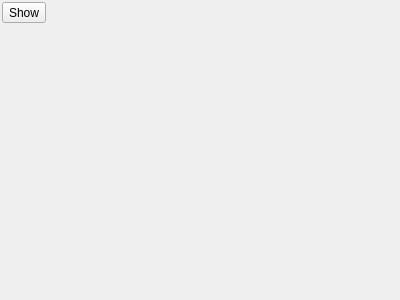
<?xml version="1.0" encoding="UTF-8"?>
<ui version="4.0">
 <class>Preview</class>
 <widget class="QWidget" name="Preview">
  <property name="geometry">
   <rect>
    <x>0</x>
    <y>0</y>
    <width>400</width>
    <height>300</height>
   </rect>
  </property>
  <property name="windowTitle">
   <string>Preview</string>
  </property>
  <property name="windowIcon">
   <iconset resource="../../../res/WorldEditor.qrc">
    <normaloff>:/Style/styles/dark/icons/gamepad.png</normaloff>:/Style/styles/dark/icons/gamepad.png</iconset>
  </property>
  <layout class="QVBoxLayout" name="verticalLayout">
   <property name="spacing">
    <number>2</number>
   </property>
   <property name="leftMargin">
    <number>2</number>
   </property>
   <property name="topMargin">
    <number>2</number>
   </property>
   <property name="rightMargin">
    <number>2</number>
   </property>
   <property name="bottomMargin">
    <number>2</number>
   </property>
   <item>
    <widget class="QToolButton" name="renderMode">
     <property name="text">
      <string>Show</string>
     </property>
     <property name="popupMode">
      <enum>QToolButton::InstantPopup</enum>
     </property>
    </widget>
   </item>
   <item>
    <widget class="Viewport" name="viewport" native="true"/>
   </item>
  </layout>
 </widget>
 <customwidgets>
  <customwidget>
   <class>Viewport</class>
   <extends>QWidget</extends>
   <header>editor/viewport/viewport.h</header>
   <container>1</container>
  </customwidget>
 </customwidgets>
 <resources>
  <include location="../../../res/WorldEditor.qrc"/>
  <include location="../../../res/WorldEditor.qrc"/>
 </resources>
 <connections/>
</ui>
